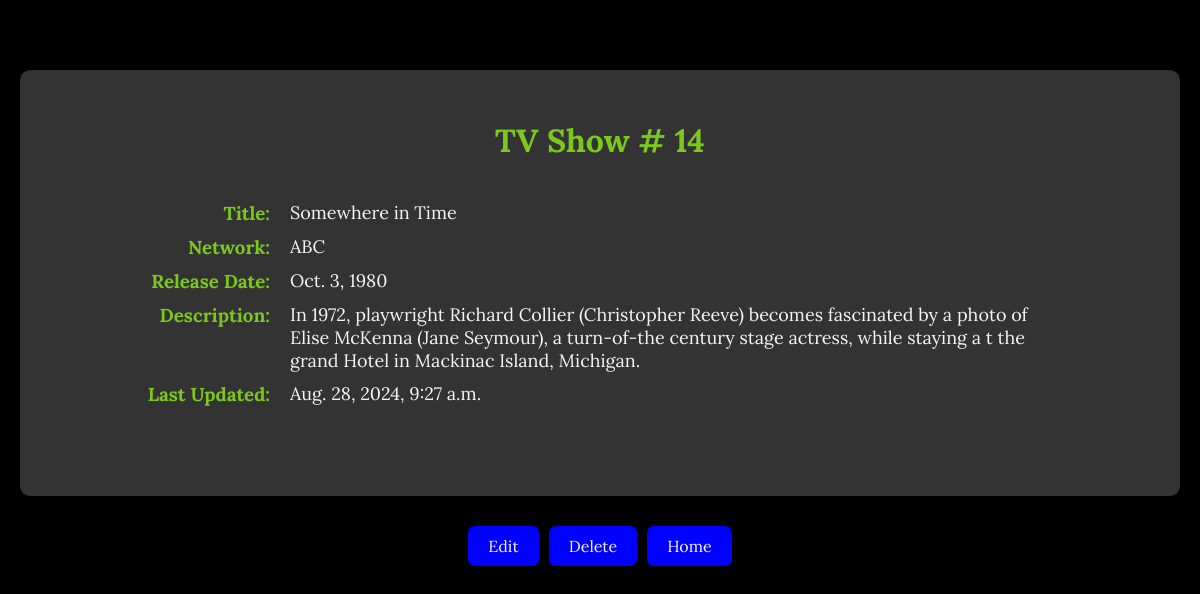
Screenshot of /shows/14/show with the database file from the repository.
### semi_restful_validated_app/models.py (models this page shows, shortened)
class Show(models.Model):
    title = models.CharField(max_length=255)
    network = models.CharField(max_length=255)
    release_date = models.DateField()
    description = models.CharField(max_length=255)
    objects = ShowManager()
    created_at = models.DateTimeField(auto_now_add=True)
    updated_at = models.DateTimeField(auto_now=True)

### semi_restful_validated_app/views.py (the view)
# urls.py: path('shows/<int:show_id>/show', views.show, name='show'),  # Display specific show details
def show(request, show_id):
    one_show = Show.objects.get(id=show_id)
    context = {
        'show': one_show
    }
    return render(request, 'tv_show.html', context)

### semi_restful_validated_app/templates/tv_show.html (shortened to what this page needs)
<!DOCTYPE html>
<html lang="en">
<head>
    {% load static %}
    <link rel="stylesheet" href="{% static 'css/tvShow.css' %}">
</head>
<body>
    <div class="container">
        <div class="main">
                <h1>TV Show # {{show.id}}</h1>
                <div class="content">
                    <div>
                        <h3>Title:</h3>
                        <p>{{ show.title }}</p>
                    </div>
                    <div>
                        <h3>Network:</h3>
                        <p>{{ show.network }}</p>
                    </div>
                    <div>
                        <h3>Release Date:</h3>
                        <p>{{ show.release_date }}</p>
                    </div>
                    <div>
                        <h3>Description:</h3>
                        <p>{{ show.description }}</p>
                    </div>
                    <div>
                        <h3>Last Updated:</h3>
                        <p>{{ show.updated_at }}</p>
                    </div>
                </div>
        </div>
        <div class="button-wrapper">
            <a href="{% url 'edit' show.id %}">
                <button class="btn" type="button">Edit</button>
            </a>
            <form method="POST" id="delete_btn" action="{% url 'delete' show.id %}">
                <button type="submit" class="btn"
                    onclick="return confirm('Are you sure you want to delete this show?');">Delete</button>
            </form>
            <button class="btn" type="button" onclick="window.location.href='{% url 'index' %}'">Home</button>
        </div>
    </div>
</body>
</html>

### semi_restful_validated_app/static/css/tvShow.css (style rules this page uses)
* { margin: 0; padding: 0; box-sizing: border-box; font-family: Lora, serif; }
.container { display: flex; flex-direction: column; align-items: center; background-color: black; min-height: 100vh; padding: 20px; }
.main { display: flex; flex-direction: column; margin-top: 50px; background-color: #333; padding: 50px 120px 50px 120px; border-radius: 10px; width: 100%; }
h1 { color: rgb(123, 202, 27); margin: 0 auto; margin-bottom: 40px; }
.content { color: whitesmoke; display: flex; flex-direction: column; margin-bottom: 30px; }
.content > div { display: flex; align-items: flex-start; margin-bottom: 10px; }
h3 { color: rgb(123, 202, 27); margin: 0; min-width: 150px; text-align: right; padding-right: 20px; }
p { margin: 0; flex: 1; font-size: large; }
.button-wrapper { display: flex; justify-content: center; gap: 10px; margin: 30px 0 20px 0; }
.btn { background-color: blue; color: whitesmoke; padding: 10px 20px; border: none; border-radius: 7px; cursor: pointer; font-size: 16px; transition: background-color 0.3s; }

### rows the page displays
Show: id "14", title "Somewhere in Time", network "ABC", release_date "Oct. 3, 1980", description "In 1972, playwright Richard Collier (Christopher Reeve) becomes fascinated by a photo of Elise McKenna (Jane Seymour), a turn-of-the century stage actress, while staying a t the grand Hotel in Mackinac Island, Michigan.", updated_at "Aug. 28, 2024, 9:27 a.m."
